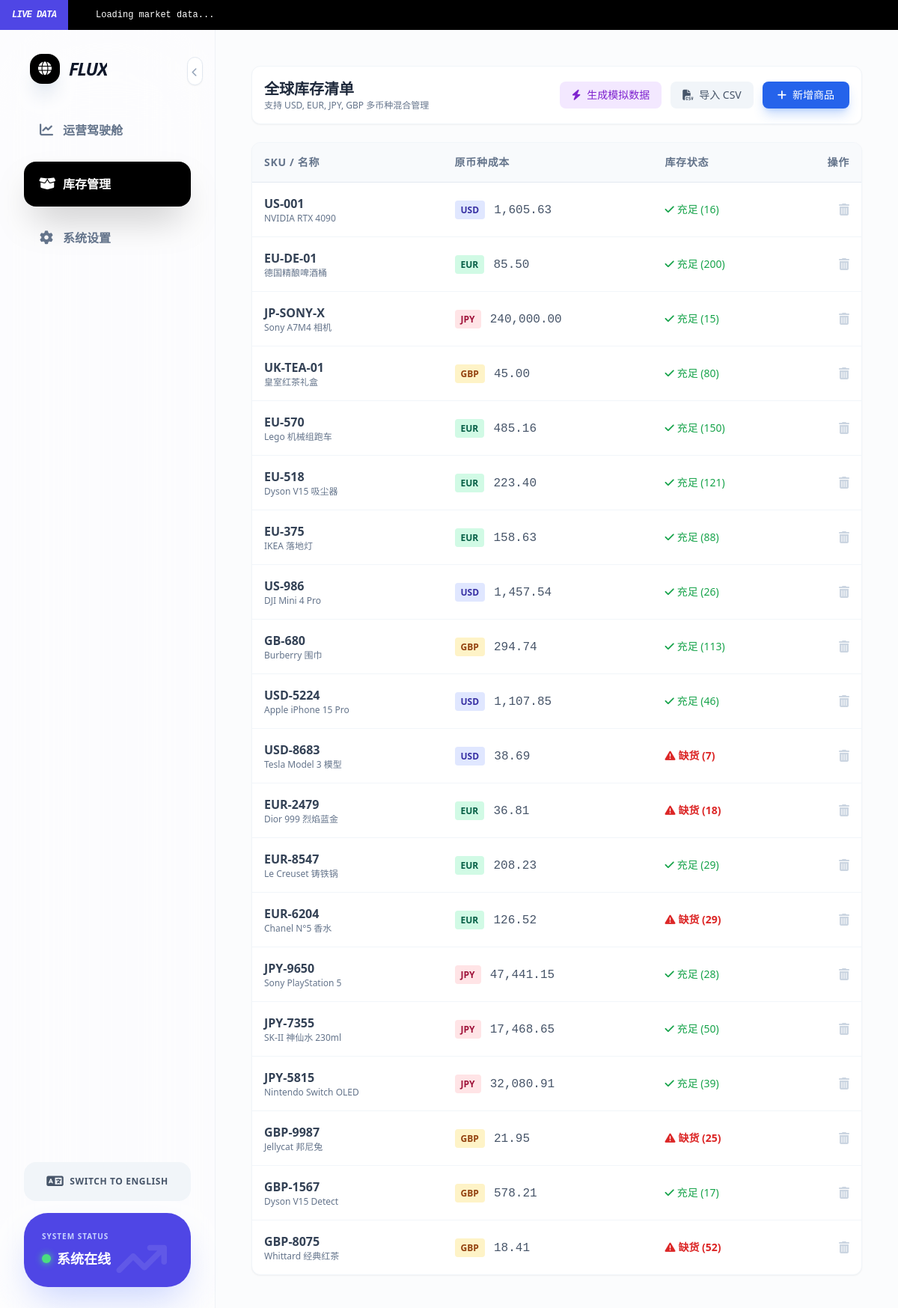
Before: /inventory with the older database file.
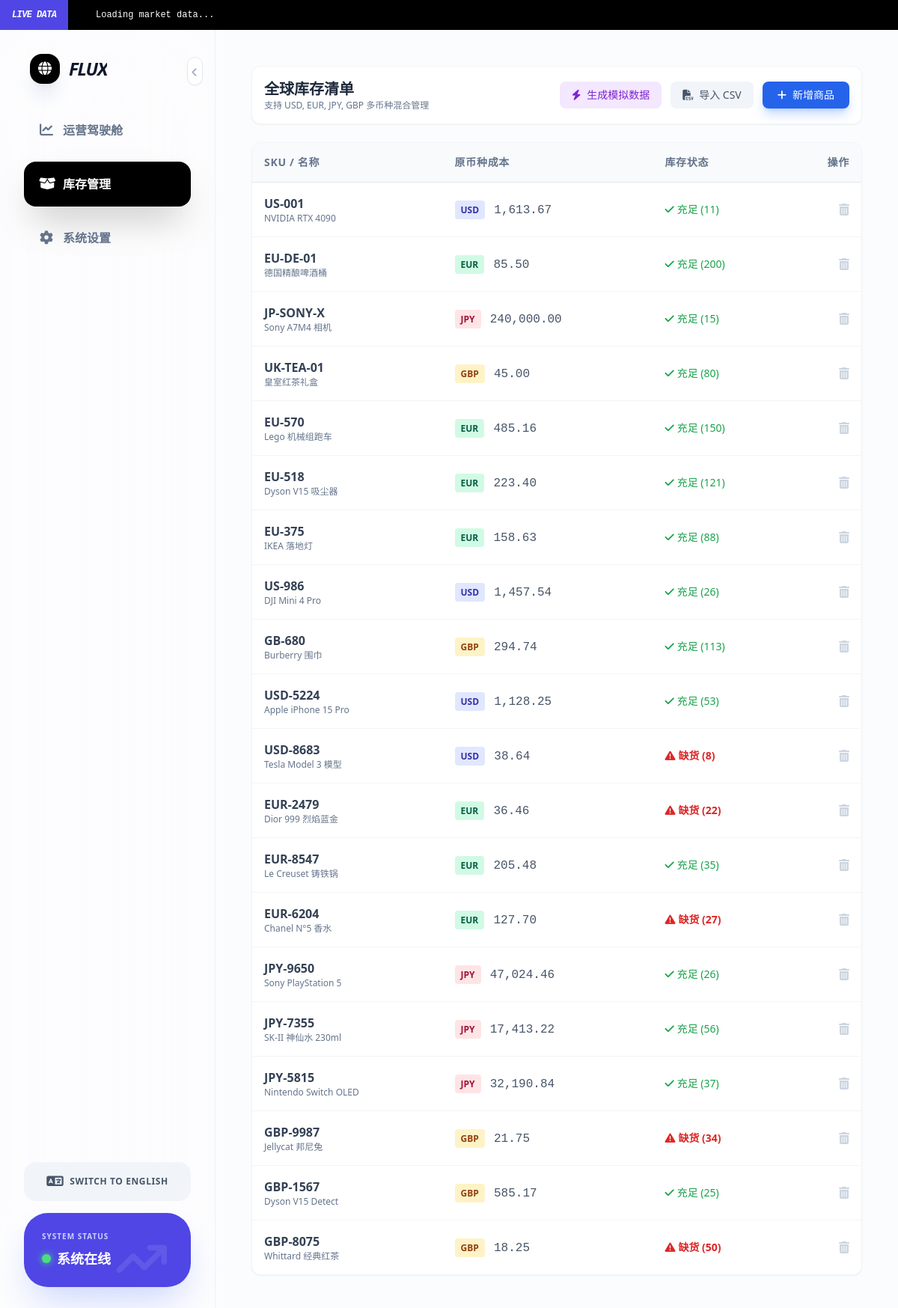
After: the same page with the newer database file.
### models.py (models this page shows)
class Product(SQLModel, table=True):
    id: Optional[int] = Field(default=None, primary_key=True)
    sku: str = Field(unique=True, index=True)
    name: str
    currency: str = Field(default="USD")
    cost_price: float
    quantity: int
    safe_stock: int = 10

### main.py (the view)
@app.get("/inventory", response_class=HTMLResponse)
async def inventory_page(request: Request, session: Session = Depends(get_session)):
    lang = request.cookies.get("app_lang", "zh")
    t = TRANSLATIONS.get(lang, TRANSLATIONS["zh"])
    products = session.exec(select(Product)).all()
    return templates.TemplateResponse("inventory.html", {
        "request": request,
        "products": products,
        "t": t,
        "current_lang": lang
    })

### templates/inventory.html (shortened to what this page needs)
{% extends "base.html" %}
{% block content %}
<div x-data="{ showModal: false }" class="space-y-6">
    <div class="flex flex-col md:flex-row justify-between items-center bg-white p-4 rounded-xl shadow-sm border border-slate-100 gap-4 animate-[fadeIn_0.5s_ease-out]">
        <div>
            <h2 class="text-xl font-bold text-slate-800">{{ t.inv_title }}</h2>
            <p class="text-slate-500 text-xs">{{ t.inv_subtitle }}</p>
        </div>
        <div class="flex gap-3">
            <button hx-post="/api/generate-data"
                    hx-swap="none"
                    class="bg-purple-100 text-purple-700 hover:bg-purple-200 px-4 py-2 rounded-lg font-medium transition-colors flex items-center gap-2 text-sm">
                <i class="fa-solid fa-bolt"></i> {{ t.btn_mock }}
            </button>
            <div x-data="{ showImport: false }">
                <button @click="showImport = true" class="bg-slate-100 text-slate-600 hover:bg-slate-200 px-4 py-2 rounded-lg font-medium transition-colors flex items-center gap-2 text-sm">
                    <i class="fa-solid fa-file-csv"></i> {{ t.btn_import }}
                </button>
            </div>
            <button @click="showModal = true"
                    class="bg-blue-600 hover:bg-blue-700 text-white px-5 py-2 rounded-lg shadow-lg shadow-blue-500/30 transition-all flex items-center gap-2 text-sm">
                <i class="fa-solid fa-plus"></i> {{ t.btn_add_item }}
            </button>
        </div>
    </div>
    <div class="bg-white rounded-xl shadow-sm border border-slate-100 overflow-hidden animate-[fadeIn_0.6s_ease-out]">
        <div class="overflow-x-auto">
            <table class="w-full text-left border-collapse">
                <thead>
                    <tr class="bg-slate-50 border-b border-slate-200 text-slate-500 text-sm uppercase tracking-wider">
                        <th class="p-4 font-semibold">{{ t.th_sku }}</th>
                        <th class="p-4 font-semibold">{{ t.th_cost }}</th>
                        <th class="p-4 font-semibold">{{ t.th_status }}</th>
                        <th class="p-4 font-semibold text-right">{{ t.th_action }}</th>
                    </tr>
                </thead>
                <tbody id="inventoryTableBody" class="divide-y divide-slate-100">
                    {% for p in products %}
                    <tr class="hover:bg-slate-50 transition-colors group">
                        <td class="p-4">
                            <div class="flex flex-col">
                                <span class="font-bold text-slate-700">{{ p.sku }}</span>
                                <span class="text-xs text-slate-500">{{ p.name }}</span>
                            </div>
                        </td>
                        <td class="p-4">
                            {% if p.currency == 'USD' %}
                                <span class="bg-indigo-100 text-indigo-800 px-2 py-1 rounded text-xs font-bold">USD</span>
                            {% elif p.currency == 'EUR' %}
                                <span class="bg-emerald-100 text-emerald-800 px-2 py-1 rounded text-xs font-bold">EUR</span>
                            {% elif p.currency == 'JPY' %}
                                <span class="bg-rose-100 text-rose-800 px-2 py-1 rounded text-xs font-bold">JPY</span>
                            {% elif p.currency == 'GBP' %}
                                <span class="bg-amber-100 text-amber-800 px-2 py-1 rounded text-xs font-bold">GBP</span>
                            {% endif %}
                            <span class="ml-2 font-mono text-slate-600">{{ "{:,.2f}".format(p.cost_price) }}</span>
                        </td>
                        <td class="p-4">
                            {% if p.quantity < p.safe_stock %}
                                <span class="text-red-600 font-bold text-sm flex items-center gap-1">
                                    <i class="fa-solid fa-triangle-exclamation"></i> {{ t.status_low }} ({{ p.quantity }})
                                </span>
                            {% else %}
                                <span class="text-green-600 text-sm flex items-center gap-1">
                                    <i class="fa-solid fa-check"></i> {{ t.status_ok }} ({{ p.quantity }})
                                </span>
                            {% endif %}
                        </td>
                        <td class="p-4 text-right">
                            <button hx-delete="/products/{{ p.id }}"
                                    hx-confirm="Confirm delete?"
                                    hx-target="closest tr"
                                    hx-swap="outerHTML"
                                    class="text-slate-300 hover:text-red-500 transition-colors"><i class="fa-solid fa-trash-can"></i></button>
                        </td>
                    </tr>
                    {% endfor %}
                </tbody>
            </table>
        </div>
    </div>
</div>
{% endblock %}

### templates/base.html (shortened to what this page needs)
<!DOCTYPE html>
<html lang="zh-CN">
<head>
    <script src="https://cdn.tailwindcss.com"></script>
    <link rel="stylesheet" href="https://cdnjs.cloudflare.com/ajax/libs/font-awesome/6.5.1/css/all.min.css">
</head>
<body class="text-slate-900 antialiased h-screen flex flex-col overflow-hidden">
    <div id="layout-root"
         class="flex-1 flex flex-col h-full overflow-hidden relative"
         x-data="{ sidebarOpen: localStorage.getItem('sidebarState') === 'false' ? false : true }"
         x-init="$watch('sidebarOpen', value => localStorage.setItem('sidebarState', value))">
        <div class="w-full bg-black text-white h-10 flex items-center overflow-hidden font-mono text-xs relative shrink-0 z-50">
            <div class="absolute left-0 top-0 bottom-0 bg-indigo-600 px-4 flex items-center z-10 font-black italic tracking-tighter">LIVE DATA</div>
            <div hx-get="/api/ticker" hx-trigger="load, every 60s" hx-swap="innerHTML" class="flex w-full">
                <div class="flex animate-marquee whitespace-nowrap gap-16 pl-32 items-center"><span>Loading market data...</span></div>
            </div>
        </div>
        <div class="flex flex-1 overflow-hidden relative">
            <aside class="bg-white/40 backdrop-blur-3xl border-r border-slate-200/50 flex flex-col gap-8 h-full shrink-0 z-40 transition-all duration-300 relative"
                   :class="sidebarOpen ? 'w-72 p-8' : 'w-20 p-4 items-center'">
                <div class="flex items-center gap-3 px-2 h-10 w-full relative">
                    <button @click="sidebarOpen = !sidebarOpen"
                            class="absolute -right-4 top-1 bg-white border border-slate-200 rounded-full p-1.5 shadow-sm text-slate-400 hover:text-indigo-600 transition-colors z-50 hidden md:block"
                            :class="sidebarOpen ? '' : 'rotate-180 -right-10'">
                        <i class="fa-solid fa-chevron-left text-xs"></i>
                    </button>
                    <div class="bg-black w-10 h-10 rounded-2xl flex items-center justify-center text-white shadow-xl shadow-slate-200 shrink-0 transition-transform duration-300"
                         :class="sidebarOpen ? '' : 'scale-90'">
                        <i class="fa-solid fa-globe text-lg"></i>
                    </div>
                    <span class="font-black text-2xl tracking-tighter uppercase italic overflow-hidden whitespace-nowrap"
                          x-show="sidebarOpen" x-transition>{{ t.nav_title if t and t.nav_title else 'Flux' }}</span>
                </div>
                <nav class="flex flex-col gap-3 w-full"
                     x-data="{ currentPath: window.location.pathname }"
                     @popstate.window="currentPath = window.location.pathname"
                     @htmx:pushed-into-history.window="currentPath = window.location.pathname"
                     hx-boost="true"
                     hx-target="#main-content"
                     hx-select="#main-content"
                     hx-swap="outerHTML show:top"
                     hx-indicator="#global-progress">
                    <a href="/" class="w-full flex items-center gap-3 rounded-2xl transition-all group overflow-hidden whitespace-nowrap relative"
                       :class="currentPath === '/' ? 'bg-black text-white shadow-2xl' : 'text-slate-500 hover:bg-white hover:shadow-lg'"
                       :style="sidebarOpen ? 'padding: 1rem 1.25rem;' : 'padding: 0.75rem; justify-content: center; aspect-ratio: 1/1;'">
                        <i class="fa-solid fa-chart-line w-5 text-center text-lg"></i>
                        <span class="font-bold transition-opacity duration-200" x-show="sidebarOpen" x-transition>{{ t.nav_dashboard }}</span>
                    </a>
                    <a href="/inventory" class="w-full flex items-center gap-3 rounded-2xl transition-all group overflow-hidden whitespace-nowrap relative"
                       :class="currentPath.includes('/inventory') ? 'bg-black text-white shadow-2xl' : 'text-slate-500 hover:bg-white hover:shadow-lg'"
                       :style="sidebarOpen ? 'padding: 1rem 1.25rem;' : 'padding: 0.75rem; justify-content: center; aspect-ratio: 1/1;'">
                        <i class="fa-solid fa-box-open w-5 text-center text-lg"></i>
                        <span class="font-bold transition-opacity duration-200" x-show="sidebarOpen" x-transition>{{ t.nav_inventory }}</span>
                    </a>
                    <a href="/settings" class="w-full flex items-center gap-3 rounded-2xl transition-all group overflow-hidden whitespace-nowrap relative"
                       :class="currentPath.includes('/settings') ? 'bg-black text-white shadow-2xl' : 'text-slate-500 hover:bg-white hover:shadow-lg'"
                       :style="sidebarOpen ? 'padding: 1rem 1.25rem;' : 'padding: 0.75rem; justify-content: center; aspect-ratio: 1/1;'">
                        <i class="fa-solid fa-gear w-5 text-center text-lg"></i>
                        <span class="font-bold transition-opacity duration-200" x-show="sidebarOpen" x-transition>{{ t.nav_settings }}</span>
                    </a>
                </nav>
                <div class="mt-auto flex flex-col gap-4 w-full">
                    <div hx-get="/api/set-lang/{{ 'en' if current_lang == 'zh' else 'zh' }}"
                         hx-target="#layout-root"
                         hx-select="#layout-root"
                         hx-swap="outerHTML"
                         hx-indicator="#global-progress"
                         class="cursor-pointer flex items-center justify-center gap-2 bg-slate-100 rounded-2xl font-bold text-slate-600 hover:bg-slate-200 transition-all active:scale-95 text-xs uppercase tracking-wider relative group"
                         :class="sidebarOpen ? 'py-3 px-4' : 'p-3 aspect-square'">
                        <i class="fa-solid fa-language text-lg"></i>
                        <span x-show="sidebarOpen" class="whitespace-nowrap">{{ t.switch_lang if t else 'Switch Language' }}</span>
                    </div>
                    <div class="rounded-[2rem] bg-indigo-600 text-white shadow-2xl shadow-indigo-200 relative overflow-hidden group cursor-pointer hover:scale-105 transition-transform"
                         :class="sidebarOpen ? 'p-6' : 'p-2 aspect-square flex items-center justify-center'">
                        <div class="absolute top-0 right-0 p-8 opacity-10 group-hover:opacity-20 transition-opacity" x-show="sidebarOpen"><i class="fa-solid fa-arrow-trend-up text-6xl"></i></div>
                        <div class="flex flex-col" :class="sidebarOpen ? '' : 'items-center'">
                            <div class="text-[10px] font-black uppercase tracking-widest text-indigo-200 mb-2 whitespace-nowrap" x-show="sidebarOpen">System Status</div>
                            <div class="text-lg font-bold flex items-center gap-2">
                                <div class="w-3 h-3 rounded-full bg-green-400 animate-pulse shadow-[0_0_10px_#4ade80]"></div>
                                <span x-show="sidebarOpen">{{ t.nav_status_online }}</span>
                            </div>
                        </div>
                    </div>
                </div>
            </aside>
            <main class="flex-1 overflow-y-auto overflow-x-hidden scroll-smooth bg-slate-50/30 relative">
                <div id="main-content" class="max-w-[1600px] mx-auto w-full p-8 md:p-12 transition-all duration-300">
                    {% block content %}{% endblock %}
                </div>
            </main>
        </div>
    </div>
</body>
</html>

### templates/base.html (style rules this page uses)
.animate-marquee { animation: marquee 30s linear infinite; }
body { background-color: #fbfbfd; font-family: ui-sans-serif, system-ui, sans-serif; }
aside, .menu-text { transition: all 0.3s cubic-bezier(0.4, 0, 0.2, 1); }
#main-content { transition: opacity 300ms ease-in-out, transform 300ms ease-in-out; opacity: 1; transform: translateY(0); }

Changed rows visible on the page:
changed Product "US-001": cost_price "1,605.63" → "1,613.67"; quantity "16" → "11"
changed Product "USD-5224": cost_price "1,107.85" → "1,128.25"; quantity "46" → "53"
changed Product "USD-8683": cost_price "38.69" → "38.64"; quantity "7" → "8"
changed Product "EUR-2479": cost_price "36.81" → "36.46"; quantity "18" → "22"
changed Product "EUR-8547": cost_price "208.23" → "205.48"; quantity "29" → "35"
changed Product "EUR-6204": cost_price "126.52" → "127.70"; quantity "29" → "27"
changed Product "JPY-9650": cost_price "47,441.15" → "47,024.46"; quantity "28" → "26"
changed Product "JPY-7355": cost_price "17,468.65" → "17,413.22"; quantity "50" → "56"
changed Product "JPY-5815": cost_price "32,080.91" → "32,190.84"; quantity "39" → "37"
changed Product "GBP-9987": cost_price "21.95" → "21.75"; quantity "25" → "34"
changed Product "GBP-1567": cost_price "578.21" → "585.17"; quantity "17" → "25"
changed Product "GBP-8075": cost_price "18.41" → "18.25"; quantity "52" → "50"
